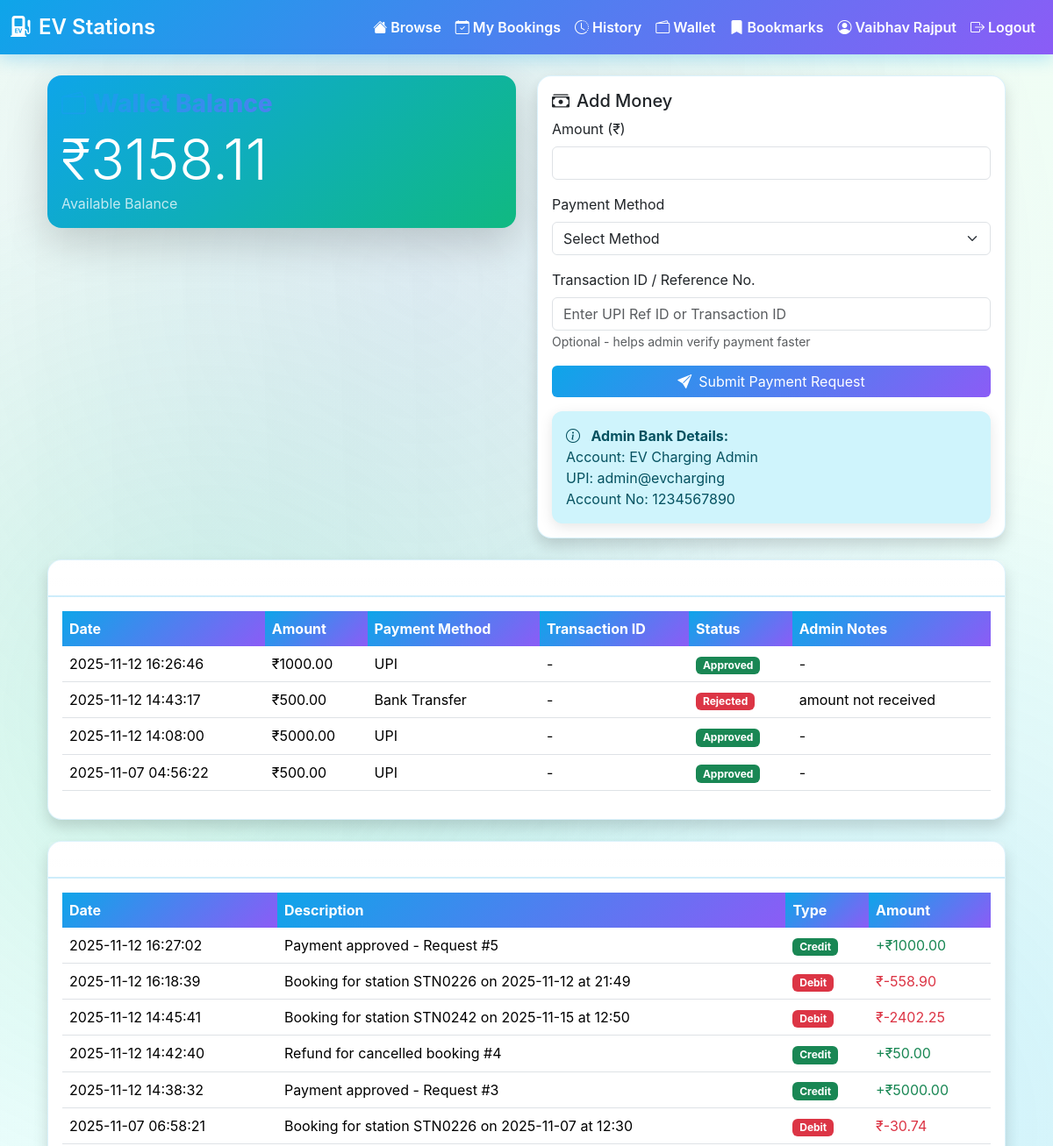
The page /wallet (signed in, upper part) on the database as committed earlier.
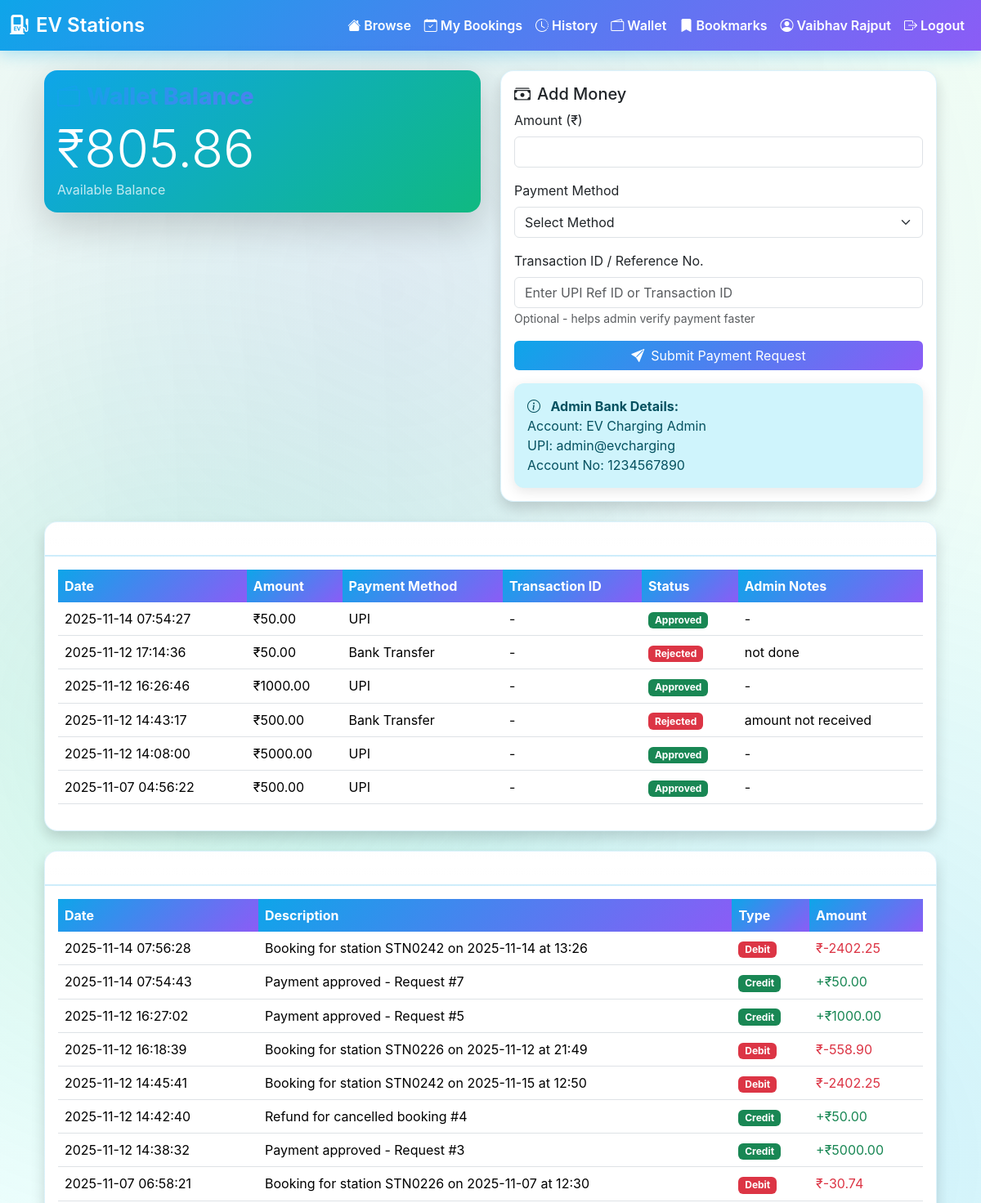
The same page on the database as committed later.
### tables this page shows
CREATE TABLE wallets (
  id INTEGER PRIMARY KEY AUTOINCREMENT,
  user_id INTEGER UNIQUE NOT NULL,
  balance REAL DEFAULT 0.0,
  updated_at TIMESTAMP DEFAULT CURRENT_TIMESTAMP,
  FOREIGN KEY (user_id) REFERENCES users(id)
);

CREATE TABLE payment_requests (
  id INTEGER PRIMARY KEY AUTOINCREMENT,
  user_id INTEGER NOT NULL,
  amount REAL NOT NULL,
  transaction_id TEXT,
  payment_method TEXT,
  status TEXT DEFAULT 'pending',
  admin_notes TEXT,
  created_at TIMESTAMP DEFAULT CURRENT_TIMESTAMP,
  verified_at TIMESTAMP,
  FOREIGN KEY (user_id) REFERENCES users(id)
);

CREATE TABLE wallet_transactions (
  id INTEGER PRIMARY KEY AUTOINCREMENT,
  user_id INTEGER NOT NULL,
  amount REAL NOT NULL,
  transaction_type TEXT NOT NULL,
  description TEXT,
  booking_id INTEGER,
  created_at TIMESTAMP DEFAULT CURRENT_TIMESTAMP,
  FOREIGN KEY (user_id) REFERENCES users(id),
  FOREIGN KEY (booking_id) REFERENCES bookings(id)
);

### flask_app/routes.py (the view)
@bp.route("/wallet")
def user_wallet():
    if not f.session.get("user_id"):
        f.flash("Please login", "warning")
        return f.redirect(f.url_for("main.user_login"))
    user_id = f.session.get("user_id")
    wallet = get_or_create_wallet(user_id)
    transactions = get_wallet_transactions(user_id)
    payment_requests = get_user_payment_requests(user_id)
    return f.render_template("user_wallet.html",
                           wallet=wallet,
                           transactions=transactions,
                           payment_requests=payment_requests)

### app_db.py (called while the page is built, shortened)
def get_conn():
    DB_PATH.parent.mkdir(parents=True, exist_ok=True)
    return sqlite3.connect(DB_PATH)

def get_or_create_wallet(user_id: int) -> Dict[str, Any]:
    with get_conn() as conn:
        cursor = conn.execute(
            "SELECT * FROM wallets WHERE user_id = ?",
            (user_id,)
        )
        wallet = cursor.fetchone()
        return {
            'id': wallet[0],
            'user_id': wallet[1],
            'balance': wallet[2],
            'updated_at': wallet[3]
        }

def get_wallet_transactions(user_id: int, limit: int = 20) -> List[Dict[str, Any]]:
    with get_conn() as conn:
        cursor = conn.execute(
            "SELECT * FROM wallet_transactions WHERE user_id = ? ORDER BY created_at DESC LIMIT ?",
            (user_id, limit)
        )
        transactions = cursor.fetchall()
    return [
        {
            'id': t[0],
            'amount': t[2],
            'transaction_type': t[3],
            'description': t[4],
            'booking_id': t[5],
            'created_at': t[6]
        }
        for t in transactions
    ]

### templates/user_wallet.html (shortened to what the changed rows need)
{% extends "base.html" %}
{% block content %}
<div class="container mt-4">
  <div class="row">
    <div class="col-md-6 mb-4">
      <div class="card shadow-lg border-0" style="background: linear-gradient(135deg, #0ea5e9 0%, #10b981 100%);">
        <div class="card-body text-white">
          <h3><i class="bi bi-wallet2 me-2"></i>Wallet Balance</h3>
          <h1 class="display-3 mb-0">₹{{ "%.2f"|format(wallet.balance) }}</h1>
          <p class="mb-0 opacity-75">Available Balance</p>
        </div>
      </div>
    </div>
  </div>
  {% if payment_requests %}
  <div class="card shadow mb-4">
    <div class="card-body">
      <div class="table-responsive">
        <table class="table table-hover">
          <thead>
            <tr>
              <th>Date</th>
              <th>Amount</th>
              <th>Payment Method</th>
              <th>Transaction ID</th>
              <th>Status</th>
              <th>Admin Notes</th>
            </tr>
          </thead>
          <tbody>
            {% for req in payment_requests %}
            <tr>
              <td>{{ req.created_at }}</td>
              <td>₹{{ "%.2f"|format(req.amount) }}</td>
              <td>{{ req.payment_method or '-' }}</td>
              <td>{{ req.transaction_id or '-' }}</td>
              <td>
                {% if req.status == 'pending' %}
                  <span class="badge bg-warning text-dark">Pending</span>
                {% elif req.status == 'approved' %}
                  <span class="badge bg-success">Approved</span>
                {% else %}
                  <span class="badge bg-danger">Rejected</span>
                {% endif %}
              </td>
              <td>{{ req.admin_notes or '-' }}</td>
            </tr>
            {% endfor %}
          </tbody>
        </table>
      </div>
    </div>
  </div>
  {% endif %}
  <div class="card shadow">
    <div class="card-body">
      {% if transactions %}
      <div class="table-responsive">
        <table class="table table-hover">
          <thead>
            <tr>
              <th>Date</th>
              <th>Description</th>
              <th>Type</th>
              <th>Amount</th>
            </tr>
          </thead>
          <tbody>
            {% for txn in transactions %}
            <tr>
              <td>{{ txn.created_at }}</td>
              <td>{{ txn.description or 'Transaction' }}</td>
              <td>
                {% if txn.transaction_type == 'credit' %}
                  <span class="badge bg-success">Credit</span>
                {% else %}
                  <span class="badge bg-danger">Debit</span>
                {% endif %}
              </td>
              <td class="{% if txn.transaction_type == 'credit' %}text-success{% else %}text-danger{% endif %}">
                {% if txn.transaction_type == 'credit' %}+{% endif %}₹{{ "%.2f"|format(txn.amount) }}
              </td>
            </tr>
            {% endfor %}
          </tbody>
        </table>
      </div>
      {% else %}
      <p class="text-muted text-center mb-0">No transactions yet</p>
      {% endif %}
    </div>
  </div>
</div>
{% endblock %}

Rows that differ between the two databases and show on the page:
changed wallets: balance "3158.11" → "805.86"
added payment_requests: created_at "2025-11-14 07:54:27", amount "50.00", payment_method "UPI", transaction "-", status "Approved", admin_notes "-"
added payment_requests: created_at "2025-11-12 17:14:36", amount "50.00", payment_method "Bank Transfer", transaction "-", status "Rejected", admin_notes "not done"
added wallet_transactions: created_at "2025-11-14 07:56:28", description "Booking for station STN0242 on 2025-11-14 at 13:26", transaction_type "Debit", amount "-2402.25"
added wallet_transactions: created_at "2025-11-14 07:54:43", description "Payment approved - Request #7", transaction_type "Credit", amount "50.00"
